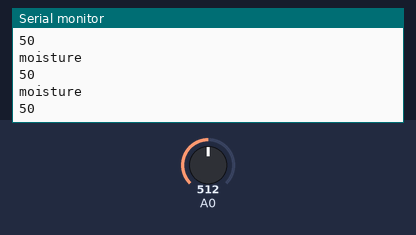
Recording of a sketch running on a simulated Arduino Uno, built with avr-gcc and run on an emulated ATmega328P. Parts: the last lines printed to the serial monitor. The test bench sets the inputs (shaded band); at power-on: A0 = 512.

Above: at 1.3 s.
1.4 s: A0 set to 716
At 1.81 s:
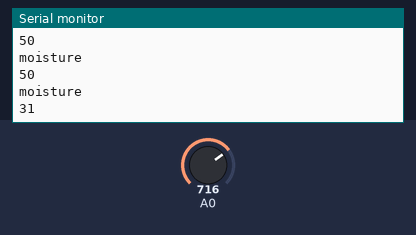
2.9 s: A0 set to 900
At 3.31 s:
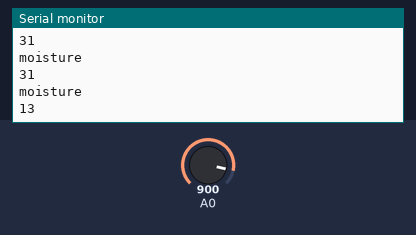
Timing chart, 0 to 5.9 s (numbered marks = the images above; inputs shaded):
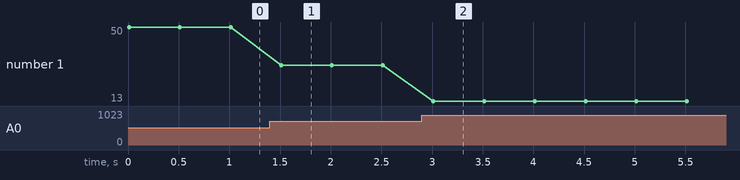

Measured:
- after the input at 1.4 s, the serial monitor: prints a new line after 0.11 s (image 1)
- after the input at 2.9 s, the serial monitor: prints a new line after 0.11 s (image 2)
- plotted number 1: 50 → 31 after the input at 1.4 s, 31 → 13 after the input at 2.9 s

The sketch:

moisturizer_sensor.ino
```cpp
int soil;
int moisture;
void setup() {
  Serial.begin(9600);
}

void loop() {

  soil = analogRead(A0);
  //map(the value coming from,the value normally starts from,the value normally ends to,the percentage of starting value,the percentage of ending value);
  moisture = map(soil, 0, 1023, 100, 0);
  Serial.println("moisture");
  Serial.println(moisture);
  delay(500);
}
```
